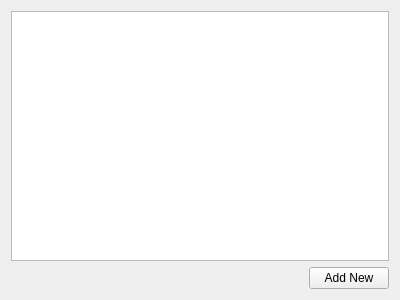
<?xml version="1.0" encoding="UTF-8"?>
<ui version="4.0">
 <class>teachers_tab</class>
 <widget class="QWidget" name="teachers_tab">
  <property name="geometry">
   <rect>
    <x>0</x>
    <y>0</y>
    <width>400</width>
    <height>300</height>
   </rect>
  </property>
  <property name="windowTitle">
   <string>Form</string>
  </property>
  <layout class="QVBoxLayout" name="verticalLayout">
   <item>
    <widget class="QTableView" name="tableView"/>
   </item>
   <item>
    <layout class="QHBoxLayout" name="horizontalLayout">
     <item>
      <spacer name="horizontalSpacer">
       <property name="orientation">
        <enum>Qt::Horizontal</enum>
       </property>
       <property name="sizeHint" stdset="0">
        <size>
         <width>40</width>
         <height>20</height>
        </size>
       </property>
      </spacer>
     </item>
     <item>
      <widget class="QPushButton" name="pushButton">
       <property name="text">
        <string>Add New</string>
       </property>
      </widget>
     </item>
    </layout>
   </item>
  </layout>
 </widget>
 <resources/>
 <connections/>
</ui>
